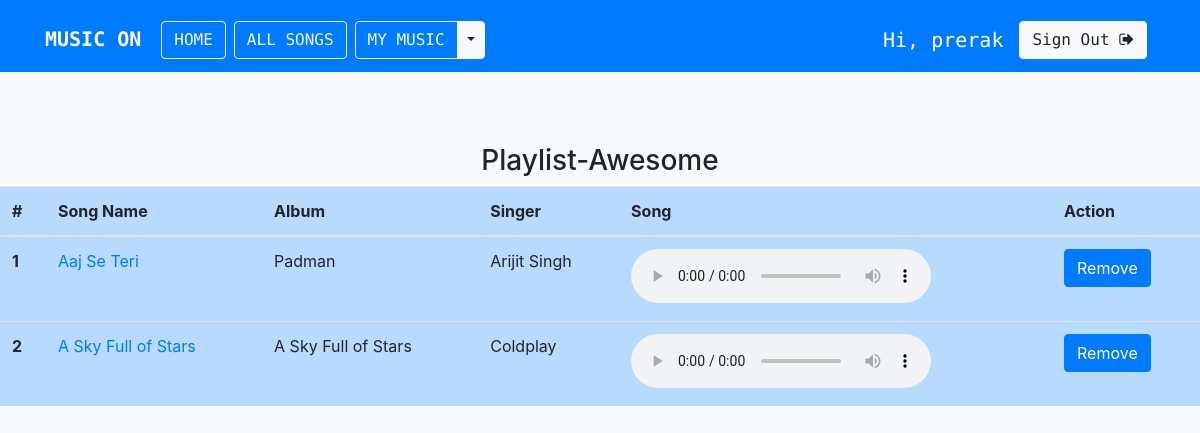
Page /playlist/Awesome/ (signed in) on the committed database.
### musicapp/models.py (models this page shows, shortened)
class Song(models.Model):
    Language_Choice = (
              ('Hindi', 'Hindi'),
              ('English', 'English'),
          )
    name = models.CharField(max_length=200)
    album = models.CharField(max_length=200)
    language = models.CharField(max_length=20,choices=Language_Choice,default='Hindi')
    song_img = models.FileField()
    year = models.IntegerField()
    singer = models.CharField(max_length=200)
    song_file = models.FileField()

### musicapp/views.py (the view)
# urls.py: path('playlist/<str:playlist_name>/', views.playlist_songs, name='playlist_songs'),
def playlist_songs(request, playlist_name):
    songs = Song.objects.filter(playlist__playlist_name=playlist_name, playlist__user=request.user).distinct()
    if request.method == "POST":
        song_id = list(request.POST.keys())[1]
        playlist_song = Playlist.objects.filter(playlist_name=playlist_name, song__id=song_id, user=request.user)
        playlist_song.delete()
        messages.success(request, "Song removed from playlist!")
    context = {'playlist_name': playlist_name, 'songs': songs}
    return render(request, 'musicapp/playlist_songs.html', context=context)

### templates/musicapp/playlist_songs.html (shortened to what this page needs)
{% extends 'base.html' %}
{% load socialaccount %}
{% block body %}
<br>
<br>
<br>
<center>
  <h3>Playlist-{{playlist_name}}</h3>
</center>
<table class="table table-hover table-primary">
  <thead>
    <tr>
      <th scope="col">#</th>
      <th scope="col">Song Name</th>
      <th scope="col">Album</th>
      <th scope="col">Singer</th>
      <th scope="col">Song</th>
      <th scope="col">Action</th>
    </tr>
  </thead>
  <tbody>
    {% if songs %}
    {% for song in songs %}
    <tr>
      <th scope="row">{{forloop.counter}}</th>
      <td><a href="{% url 'detail' song.id %}">{{song.name}}</a></td>
      <td>{{song.album}}</td>
      <td>{{song.singer}}</td>
      <td>
        <audio controls>
          <source src="{{ song.song_file.url }}" type="audio/mpeg">
        </audio>
      </td>
      <td>
        <form method="post">
          <input class="btn btn-primary" type="submit" value="Remove" name={{song.id}}>
        </form>
      </td>
    </tr>
    {% endfor %}
    {% endif %}
  </tbody>
</table>
{% endblock body %}

### templates/base.html (shortened to what this page needs)
{% load static %}
<!doctype html>
<html lang="en">
<head>
    <link rel="stylesheet" href="https://maxcdn.bootstrapcdn.com/bootstrap/4.0.0/css/bootstrap.min.css">
    <link rel="stylesheet" href="https://stackpath.bootstrapcdn.com/font-awesome/4.7.0/css/font-awesome.min.css">
    <link href="{% static 'musicapp/css/musicplayer.css' %}" rel="stylesheet">
</head>
<body class="bg-light">
    <nav class="navbar navbar-expand-md navbar-primary bg-primary">
        <div class="container">
            <h1><a href="{% url 'index' %}" class="navbar-brand">
            <strong style="color:white">MUSIC ON</strong></a></h1>
            <div class="collapse navbar-collapse">
                <a href="{% url 'index' %}" class="btn btn-outline-light mt-2 mx-1">HOME</a>
                <a href="{% url 'all_songs' %}" class="btn btn-outline-light mt-2 mx-1">ALL SONGS</a>
                {% if request.user.is_active %}
                <div class="btn-group mt-2 mx-1">
                    <a type="button" href="{% url 'mymusic' %}" class="btn btn-outline-light">MY MUSIC</a>
                    <button type="button" class="btn btn-light dropdown-toggle dropdown-toggle-split" data-toggle="dropdown" aria-haspopup="true" aria-expanded="false">
                    </button>
                </div>
                {% endif %}
            </div>
            <div class="collapse navbar-collapse justify-content-end" id="navbar">
            {% if request.user.is_active %}
            <h5 class="text-white mt-3 mx-2">Hi, {{ request.user.username }}</h5>
            <a href="{% url 'logout' %}" class="btn btn-light mt-2 mx-2"> Sign Out <i class="fa fa-sign-out" aria-hidden="true"></i></a>
            {% else %}
            <a href="{% url 'login' %}" class="btn btn-light mt-2 mx-2"><i class="fa fa-sign-in" aria-hidden="true"></i> Sign In</a>
            <a href="{% url 'signup' %}" class="btn btn-light mt-2 mx-2"><i class="fa fa-user-plus" aria-hidden="true"></i> Sign Up</a>
            {% endif %}
            </div>
        </div>
    </nav>
    {% block body %}
    {% endblock body %}
    <br>
    <br>
    <br>
</body>
</html>

### templates/base.html (style rules this page uses)
.navbar { font-family: 'Source Code Pro', monospace; }
html { position: relative; min-height: 100%; }
body { margin-bottom: 0px; }

### rows in the picture
Song: name "Aaj Se Teri", album "Padman", singer "Arijit Singh"
Song: name "A Sky Full of Stars", album "A Sky Full of Stars", singer "Coldplay"

### other values in the picture
{{ request.user.username }} "prerak"
{{ playlist_name }} "Awesome"
